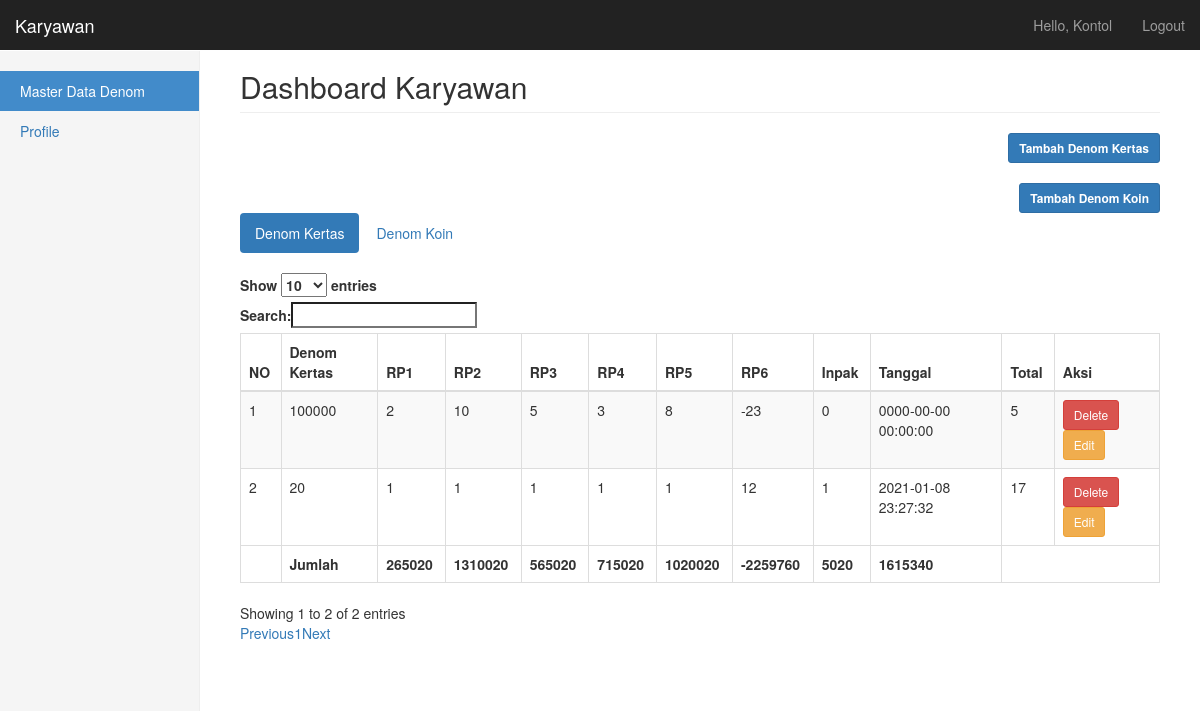
The page /dashboard_karyawan.php (signed in) on the database its author committed.
### tables this page shows
CREATE TABLE `denom_kertas` (
  `id_denom_kertas` int(12) NOT NULL,
  `denom_kertas` bigint(12) NOT NULL,
  `id_users` int(22) NOT NULL,
  `rp1` int(12) NOT NULL,
  `rp2` int(12) NOT NULL,
  `rp3` int(12) NOT NULL,
  `rp4` int(12) NOT NULL,
  `rp5` int(12) NOT NULL,
  `rp6` int(12) NOT NULL,
  `inpak` int(11) NOT NULL,
  `created_at` datetime NOT NULL,
  `updated_at` datetime NOT NULL
);

### dashboard_karyawan.php (the view, shortened to what this page needs)
<?php
    include 'koneksi.php';
    ?>
<!DOCTYPE html>
<html lang="en">
<head>
    <link href="css/bootstrap.min.css" rel="stylesheet">
    <link href="css/dashboard.css" rel="stylesheet">
    <link href="https://cdn.datatables.net/1.10.22/css/dataTables.bootstrap.min.css" rel="stylesheet" type="text/css" />
    <link href="css/dataTables.tableTools.min.css" rel="stylesheet" type="text/css" />
</head>
<body>
    <nav class="navbar navbar-inverse navbar-fixed-top">
        <div class="container-fluid">
            <div class="navbar-header">
                <a class="navbar-brand" href="#">Karyawan</a>
            </div>
            <div id="navbar" class="navbar-collapse collapse">
                <ul class="nav navbar-nav navbar-right">
                    <li><a href="#"><?php echo "Hello, ".ucwords($_SESSION['user']);?></a></li>
                    <li><a href="logout.php">Logout</a></li>
                </ul>
            </div>
        </div>
    </nav>
    <div class="container-fluid">
        <div class="row">
            <div class="col-sm-3 col-md-2 sidebar">
                <ul class="nav nav-sidebar">
                    <?php if($_SESSION['level']=='karyawan'){?>
                    <li class="active"><a href="">Master Data Denom</a></li>
                    <li class=""><a href="./karyawan/profile/v_index.php">Profile</a></li>
                    <?php } ?>
                </ul>
            </div>
            <div class="col-sm-9 col-sm-offset-3 col-md-10 col-md-offset-2 main">
                <h2 class="page-header">Dashboard <?php echo ucfirst($_SESSION['level']);?></h2>
                <div class="row">
                    <div class="col-lg-12">
                        <div class="button">
                            <button class="btn btn-sm btn-primary pull-right" data-toggle="modal" data-target="#modalKertas" style="font-weight: bold;">Tambah Denom Kertas</button>
                        </div>
                    </div>
                </div><br>
                <div class="row">
                    <div class="col-lg-12">
                        <div class="button">
                            <button class="btn btn-sm btn-primary pull-right" data-toggle="modal" data-target="#modalKoin" style="font-weight: bold;">Tambah Denom Koin</button>
                        </div>
                    </div>
                </div>
                <div class="row">
                    <div class="col-lg-12">
                        <div id="exTab1">
                            <ul class="nav nav-pills">
                                <li class="active">
                                    <a href="#1a" data-toggle="tab">Denom Kertas</a>
                                </li>
                                <li>
                                    <a href="#2a" data-toggle="tab">Denom Koin</a>
                                </li>
                            </ul>
                            <br/>
                            <div class="tab-content clearfix">
                                <div class="tab-pane active table-responsive" id="1a">
                                    <table id="denomKertas" class="table table-bordered table-striped dataTable">
                                        <thead>
                                            <tr role="row">
                                                <th>NO</th>
                                                <th>Denom Kertas</th>
                                                <th>RP1</th>
                                                <th>RP2</th>
                                                <th>RP3</th>
                                                <th>RP4</th>
                                                <th>RP5</th>
                                                <th>RP6</th>
                                                <th>Inpak</th>
                                                <th>Tanggal</th>
                                                <th>Total</th>
                                                <th>Aksi</th>
                                            </tr>
                                        </thead>
                                        <tbody>
                                        <?php
                                        $results = $mysqli->query("SELECT * FROM denom_kertas INNER JOIN user on denom_kertas.id_users = user.id_user WHERE user.id_user =$_SESSION[id_user]");
                                        if ($results->num_rows > 0) {
                                            $no = 1;
                                            while ($row = $results->fetch_assoc()) {
                                            ?>
                                            <tr>
                                                <td><?php echo $no++; ?></td>
                                                <td><?= $row['denom_kertas'] ?></td>
                                                <td><?= $row['rp1'] ?></td>
                                                <td><?= $row['rp2'] ?></td>
                                                <td><?= $row['rp3'] ?></td>
                                                <td><?= $row['rp4'] ?></td>
                                                <td><?= $row['rp5'] ?></td>
                                                <td><?= $row['rp6'] ?></td>
                                                <td><?= $row['inpak'] ?></td>
                                                <td><?= $row['created_at'] ?></td>
                                                <td>
                                                <?php
                                                $total_satu_baris = $mysqli->query("SELECT SUM(rp1)+SUM(rp2)+SUM(rp3)+SUM(rp4)+SUM(rp5)+SUM(rp6) as Total FROM denom_kertas WHERE id_denom_kertas= '".$row['id_denom_kertas']."'");
                                                $data_total_satu_baris = $total_satu_baris->fetch_assoc();
                                                foreach ($data_total_satu_baris as $key => $value) {
                                                    echo $value;
                                                }
                                                ?>
                                                </td>
                                                <td>
                                                    <a class="btn btn-sm btn-danger" href="denom_kertas_process/process_delete_kertas.php?id_denom_kertas=<?= $row['id_denom_kertas']?>">Delete</a>
                                                    <a class="btn btn-sm btn-warning" href="edit_denom_kertas.php?id_denom_kertas=<?= $row['id_denom_kertas']?>">Edit</a>
                                                </td>
                                            </tr>
                                            <?php
                                            }
                                        }
                                        ?>
                                        </tbody>
                                        <tfoot>
                                            <tr role="row">
                                                <th></th>
                                                <th>Jumlah</th>
                                                <th>
                                                    <?php
                                                        $jumlah_per_rp1 = $mysqli->query("SELECT SUM(denom_kertas * rp1) AS JumlahRp1 FROM denom_kertas");
                                                        $resultKertas1 = $jumlah_per_rp1->fetch_assoc();
                                                        print_r($resultKertas1['JumlahRp1']);
                                                        ?>
                                                </th>
                                                <th>
                                                    <?php
                                                        $jumlah_per_rp2 = $mysqli->query("SELECT SUM(denom_kertas * rp2) AS JumlahRp2 FROM denom_kertas");
                                                        $resultKertas2 = $jumlah_per_rp2->fetch_assoc();
                                                        print_r($resultKertas2['JumlahRp2']);
                                                        ?>
                                                </th>
                                                <th>
                                                    <?php
                                                        $jumlah_per_rp3 = $mysqli->query("SELECT SUM(denom_kertas * rp3) AS JumlahRp3 FROM denom_kertas");
                                                        $resultKertas3 = $jumlah_per_rp3->fetch_assoc();
                                                        print_r($resultKertas3['JumlahRp3']);
                                                        ?>
                                                </th>
                                                <th>
                                                    <?php
                                                        $jumlah_per_rp4 = $mysqli->query("SELECT SUM(denom_kertas * rp4) AS JumlahRp4 FROM denom_kertas");
                                                        $resultKertas4 = $jumlah_per_rp4->fetch_assoc();
                                                        print_r($resultKertas4['JumlahRp4']);
                                                        ?>
                                                </th>
                                                <th>
                                                    <?php
                                                        $jumlah_per_rp5 = $mysqli->query("SELECT SUM(denom_kertas * rp5) AS JumlahRp5 FROM denom_kertas");
                                                        $resultKertas5 = $jumlah_per_rp5->fetch_assoc();
                                                        print_r($resultKertas5['JumlahRp5']);
                                                        ?>
                                                </th>
                                                <th>
                                                    <?php
                                                        $jumlah_per_rp6 = $mysqli->query("SELECT SUM(denom_kertas * rp6) AS JumlahRp6 FROM denom_kertas");
                                                        $resultKertas6 = $jumlah_per_rp6->fetch_assoc();
                                                        print_r($resultKertas6['JumlahRp6']);
                                                        ?>
                                                </th>
                                                <th>
                                                    <?php
                                                        $inpak = $mysqli->query("SELECT SUM(denom_kertas * inpak) AS Inpak FROM denom_kertas");
                                                        $resultInpakKertas = $inpak->fetch_assoc();
                                                        print_r($resultInpakKertas['Inpak']);
                                                        ?>
                                                </th>
                                                <th>
                                                    <?php
                                                        $total_denom_kertas = $mysqli->query("SELECT SUM(denom_kertas * rp1)+SUM(denom_kertas * rp2)+SUM(denom_kertas * rp3)+SUM(denom_kertas * rp4)+SUM(denom_kertas * rp5)+SUM(denom_kertas * rp6) AS Total FROM denom_kertas");
                                                        $result_kertas = $total_denom_kertas->fetch_assoc();
                                                        print_r($result_kertas['Total']);
                                                        ?>
                                                </th>
                                            </tr>
                                        </tfoot>
                                    </table>
                                </div>
                                                    <?php
                                                        $denom_koin_1 = $mysqli->query("SELECT SUM(denom_koin * rp1) AS JumlahRp1 FROM denom_koin");
                                                        $resultkoin1 = $denom_koin_1->fetch_assoc();
                                                        print_r($resultkoin1['JumlahRp1']);
                                                        ?>
                                                    <?php
                                                        $denom_koin_2 = $mysqli->query("SELECT SUM(denom_koin * rp2) AS JumlahRp2 FROM denom_koin");
                                                        $resultKoin2 = $denom_koin_2->fetch_assoc();
                                                        print_r($resultKoin2['JumlahRp2']);
                                                        ?>
                                                    <?php
                                                        $denom_koin_3 = $mysqli->query("SELECT SUM(denom_koin * rp3) AS JumlahRp3 FROM denom_koin");
                                                        $resultKoin3 = $denom_koin_3->fetch_assoc();
                                                        print_r($resultKoin3['JumlahRp3']);
                                                        ?>
                                                    <?php
                                                        $denom_koin_4 = $mysqli->query("SELECT SUM(denom_koin * rp4) AS JumlahRp4 FROM denom_koin");
                                                        $resultKoin4 = $denom_koin_4->fetch_assoc();
                                                        print_r($resultKoin4['JumlahRp4']);
                                                        ?>
                                                    <?php
                                                        $denom_koin_5 = $mysqli->query("SELECT SUM(denom_koin * rp5) AS JumlahRp5 FROM denom_koin");
                                                        $resultKoin5 = $denom_koin_5->fetch_assoc();
                                                        print_r($resultKoin5['JumlahRp5']);
                                                        ?>
                                                    <?php
                                                        $denom_koin_6 = $mysqli->query("SELECT SUM(denom_koin * rp6) AS JumlahRp6 FROM denom_koin");
                                                        $resultKoin6 = $denom_koin_6->fetch_assoc();
                                                        print_r($resultKoin6['JumlahRp6']);
                                                        ?>
                                                    <?php
                                                        $inpak = $mysqli->query("SELECT SUM(denom_koin * inpak) AS Inpak FROM denom_koin");
                                                        $resultInpakKoin = $inpak->fetch_assoc();
                                                        print_r($resultInpakKoin['Inpak']);
                                                        ?>
                                                    <?php
                                                        $total_denom_koin = $mysqli->query("SELECT SUM(denom_koin * rp1)+SUM(denom_koin * rp2)+SUM(denom_koin * rp3)+SUM(denom_koin * rp4)+SUM(denom_koin * rp5)+SUM(denom_koin * rp6) AS Total FROM denom_koin");
                                                        $result_koin = $total_denom_koin->fetch_assoc();
                                                        print_r($result_koin['Total']);
                                                        ?>
                            </div>
                        </div>
                    </div>
                </div>
                <br>
            </div>
        </div>
    </div>
</body>
</html>

### rows shown on the page
denom_kertas: denom_kertas "100000", rp1 "2", rp2 "10", rp3 "5", rp4 "3", rp5 "8", rp6 "-23", inpak "0", created_at "0000-00-00 00:00:00", value "5"
denom_kertas: denom_kertas "20", rp1 "1", rp2 "1", rp3 "1", rp4 "1", rp5 "1", rp6 "12", inpak "1", created_at "2021-01-08 23:27:32", value "17"

### other values the page prints
$_SESSION['user'] "Kontol"
$_SESSION['level'] "Karyawan"
